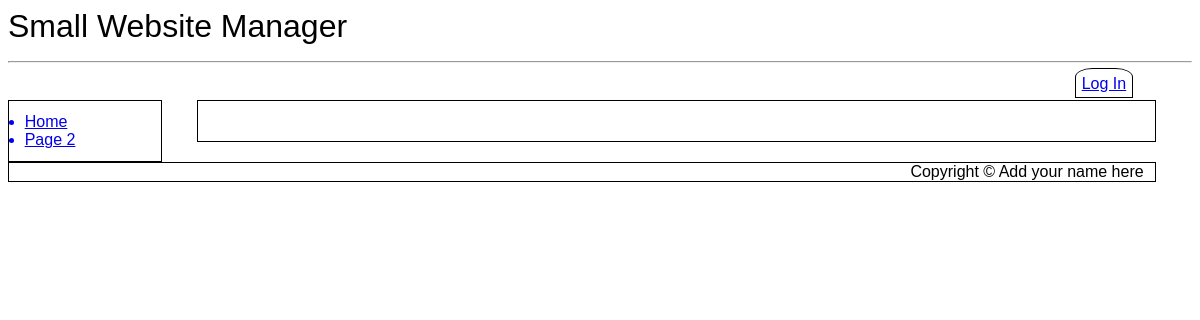
The page /index.php?page=Page_3 on the database as committed earlier.
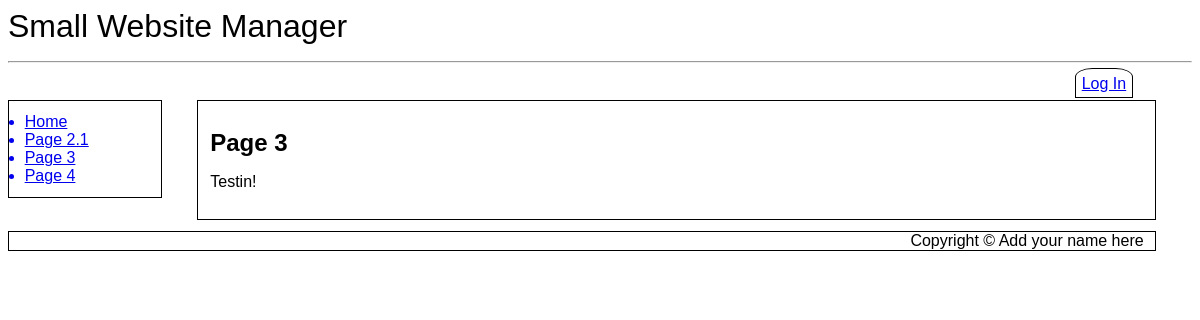
The same page on the database as committed later.
### tables this page shows
CREATE TABLE `SubMenus` (
  `MenuID` int(11) NOT NULL,
  `LinkID` int(11) NOT NULL,
  `Page_ID` int(11) NOT NULL DEFAULT 0,
  `Menu_Entry` varchar(20) NOT NULL,
  `Title` varchar(500) NOT NULL,
  `Active` tinyint(1) NOT NULL DEFAULT 1
);

CREATE TABLE `Cust_Pages` (
  `Page_ID` int(11) NOT NULL,
  `Page_Iteration` int(11) NOT NULL,
  `Parent_Iteration` int(11) NOT NULL DEFAULT 0,
  `Title` text NOT NULL,
  `Body` text NOT NULL,
  `Last_Modified` datetime NOT NULL DEFAULT current_timestamp(),
  `Last_Author` int(11) NOT NULL
);

### index.php (the view, shortened to what this page needs)
<?php
include ("db_connect.inc");
include ("header.inc");
include ("navbar.inc");
echo "<article id='main' style='margin-top: 0%'>";
echo "<div class='message'>$message</div><p>\r\n";
if ($_GET["page"]) {
	$handle = htmlspecialchars_decode($_GET["page"]);
	$handle = preg_replace('/_/', ' ', $handle);
	$query = "SELECT Cust_Pages.Title AS Title, Cust_Pages.Body AS Body FROM Cust_Pages INNER JOIN Cust_Pages_DATA ON Cust_Pages_DATA.Page_ID=Cust_Pages.Page_ID AND Cust_Pages_DATA.Page_Iteration=Cust_Pages.Page_Iteration WHERE Title='$handle' AND Cust_Pages_DATA.Active=1;";
} elseif ($_GET["pageID"] AND $_GET["iteration"]) {
	$query = "SELECT Title, Body FROM Cust_Pages WHERE Page_ID=".$_GET["pageID"]." AND Page_Iteration=".$_GET["iteration"]." ORDER BY Last_Modified DESC;";
} else {
	$query = "SELECT Cust_Pages.Title AS Title, Cust_Pages.Body AS Body FROM Cust_Pages INNER JOIN Cust_Pages_DATA ON Cust_Pages_DATA.Page_ID=Cust_Pages.Page_ID AND Cust_Pages_DATA.Page_Iteration=Cust_Pages.Page_Iteration WHERE Cust_Pages_DATA.Page_ID=1 AND Cust_Pages_DATA.Active=1;";
}
$result = mysqli_query($cxn,$query) or die ("Couldn't execute query.");
if ($row = mysqli_fetch_assoc($result))
{
	echo	"<h1>{$row['Title']}</h1>\r\n";
	echo	"<p>\r\n";
	$text = $row['Body'];
	$text = htmlentities($text);
	$patterns = array(
            "/\[link\](.*?)\[\/link\]/",
            "/\[url\](.*?)\[\/url\]/",
            "/\[img\](.*?)\[\/img\]/",
            "/\[b\](.*?)\[\/b\]/",
            "/\[u\](.*?)\[\/u\]/",
            "/\[i\](.*?)\[\/i\]/",
            "/\n/");
	$replacements = array(
            "<a href=\"\\1\">\\1</a>",
            "<a href=\"\\1\">\\1</a>",
            "<img src=\"\\1\">",
            "<strong>\\1</strong>",
            "<u>\\1</u>",
            "<em>\\1</em>",
            "<br>");
	$newText = preg_replace($patterns,$replacements, $text);
	echo $newText;
	echo "</p>\r\n";
}
echo "</article>\r\n";
include ("footer.inc");
?>

### header.inc (shortened to what this page needs)
<!DOCTYPE html>
<html lang="en">
<head>
	<link rel="stylesheet" href="style.css">
</head>
<body>
	<header>
<?php
		$query = "SELECT Value FROM Globals WHERE Global='Website Name'";
		$result = mysqli_query($cxn,$query) or die ("Couldn't execute query.");
		if ($row = mysqli_fetch_assoc($result))
		{
			$websiteName = $row['Value'];
			echo $websiteName."\r\n";
		} else {
			$message .= "Website Name not found. Check site settings.";
		}
?>
	<hr>
	</header>
<?php
if (isset($_SESSION['user_name']) AND $_SESSION['auth_lev'] >= 1) {
	echo "<div id='toptabbar' style='margin-bottom: 6pt'>\r\n";
	echo "<span style='text-align:left; margin-bottom: 0%;'>";
	echo "<nav id='hnav2' style='margin-bottom: 0%';>\r\n";
	echo $_SESSION['first_name']." you are logged in. \r\n";
	echo "Authority Level: ".$_SESSION['auth_lev']."\r\n";
	echo "</nav>\r\n";
	echo "</span>";
	echo "<span style='text-align:right; margin-bottom: 0%;'>";
	echo "<nav id='hnav1' style='margin-bottom: 0%;'>\r\n";
	echo "<a href='usersettings.php' style='margin-bottom: 0%;'>User Settings</a>\r\n";
	if ( isset($_SESSION['first_name']) AND isset($_SESSION['user_name']) AND $_SESSION['auth_lev']==3 ) {
		echo "<a href='sitesettings.php' style='margin-bottom: 0%;'>Site Settings</a>\r\n";
	}
	echo "</span>";
	echo "<span style='text-align:right; margin-bottom: 0'>";
	echo "<form style='float:right; margin-left: 1%; margin-top: 0%; margin-bottom: 0; padding: 0%;' id='logout' action='index.php' method=\"post\">\r\n";
	echo "<input type=\"hidden\" id=\"submitCode\" name=\"submitCode\" value=\"Log_Out\" style='width: 0; height: 0'/>\r\n";
	echo "<input class='logoutbutton' type=\"submit\" name=\"Button\" style='margin-bottom: 0; margin-top: -9%;' value=\"Log&nbsp;out\" />\r\n";
	echo "</form>\r\n";
	echo "</span>";
	echo "</nav>\r\n";
	echo "</div>\r\n";
} elseif (htmlentities($_SERVER['PHP_SELF']) != "/login.php") {
	echo "<span style='text-align:right'>";
	echo "<nav id='hnav1' style='margin-right: 5%'>\r\n";
	echo "<a href='login.php'>Log In</a>\r\n";
	echo "</nav>\r\n";
	echo "</span>";
}
?>

### navbar.inc (shortened to what this page needs)
<nav id="vnav1">
<?php
$query = "SELECT Menu_Entry, Title FROM SubMenus WHERE MenuID='1' AND Active=1 ORDER BY LinkID ASC LIMIT 10";
$result = mysqli_query($cxn,$query) or die ("Couldn't execute query.");
while($row = mysqli_fetch_assoc($result))
{
	$menuEntry = $row['Menu_Entry'];
	$pageTitle = $row['Title'];
	$pageTitle = preg_replace('/ /', '_', $pageTitle);
	echo "<a href='$pageTitle'>$menuEntry</a>\r\n";
}
?>
</nav>

### footer.inc
<footer>
	Copyright &copy; Add your name here
</footer>
</body>
</html>

### style.css (style rules this page uses)
* { font-family: Arial, sans-serif; box-sizing: border-box; }
header { font-size: 24pt; }
hr { margin-bottom: 1%; }
h1, h2, h3 { padding: 0%; margin-top: 1%; margin-bottom: 1%; }
article#main { margin-left:16%; width: 81%; float:none; border: 1px solid black; padding: 1%; }
nav#vnav1 { width:13%; float:left; border: 1px solid black; padding: 1%; clear: both; margin-top: 0%; }
nav#vnav1 a { display: list-item; list-style-type: disc; margin-left: 3%; }
nav#hnav1 { margin-bottom: 0.6%; margin-right: 2%; }
nav#hnav1 a { border: 1px solid black; padding: 0.5%; margin-left: 0.5%; margin-bottom: 0%; border-top-left-radius: 30%; border-top-right-radius: 30%; }
footer { padding-right: 1%; padding-left: 1%; width: 97%; margin-top: 1%; clear: both; border: 1px solid black; text-align: right; }

Rows that differ between the two databases and show on the page:
changed submenus: Menu_Entry "Page 2" → "Page 2.1"
added submenus: Menu_Entry "Page 3"
added submenus: Menu_Entry "Page 4"
added cust_pages: Title "Page 3", Body "Testin!"
